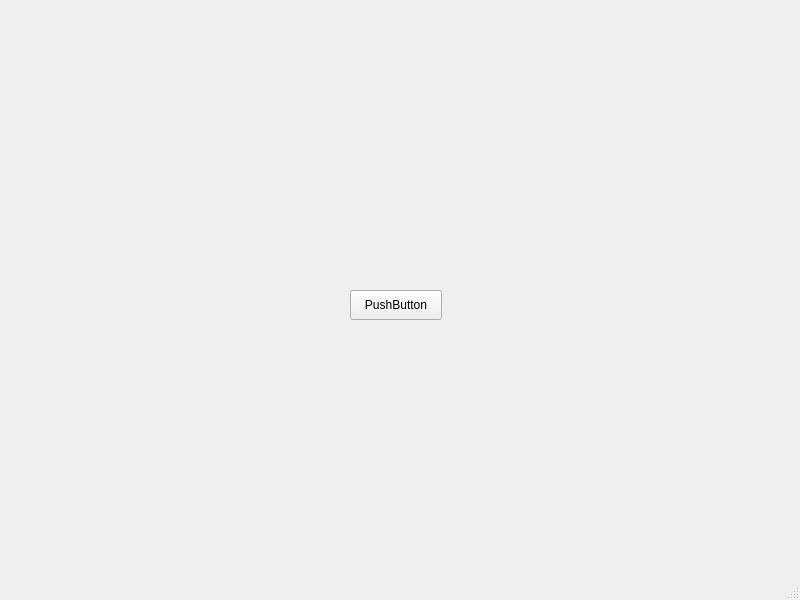
<?xml version="1.0" encoding="UTF-8"?>
<ui version="4.0">
 <class>MainWindow</class>
 <widget class="QMainWindow" name="MainWindow">
  <property name="geometry">
   <rect>
    <x>0</x>
    <y>0</y>
    <width>800</width>
    <height>600</height>
   </rect>
  </property>
  <property name="windowTitle">
   <string>MainWindow</string>
  </property>
  <widget class="QWidget" name="centralwidget">
   <widget class="QPushButton" name="pushButton">
    <property name="geometry">
     <rect>
      <x>350</x>
      <y>290</y>
      <width>92</width>
      <height>30</height>
     </rect>
    </property>
    <property name="text">
     <string>PushButton</string>
    </property>
   </widget>
  </widget>
  <widget class="QMenuBar" name="menubar">
   <property name="geometry">
    <rect>
     <x>0</x>
     <y>0</y>
     <width>800</width>
     <height>27</height>
    </rect>
   </property>
  </widget>
  <widget class="QStatusBar" name="statusbar"/>
 </widget>
 <resources/>
 <connections/>
</ui>
